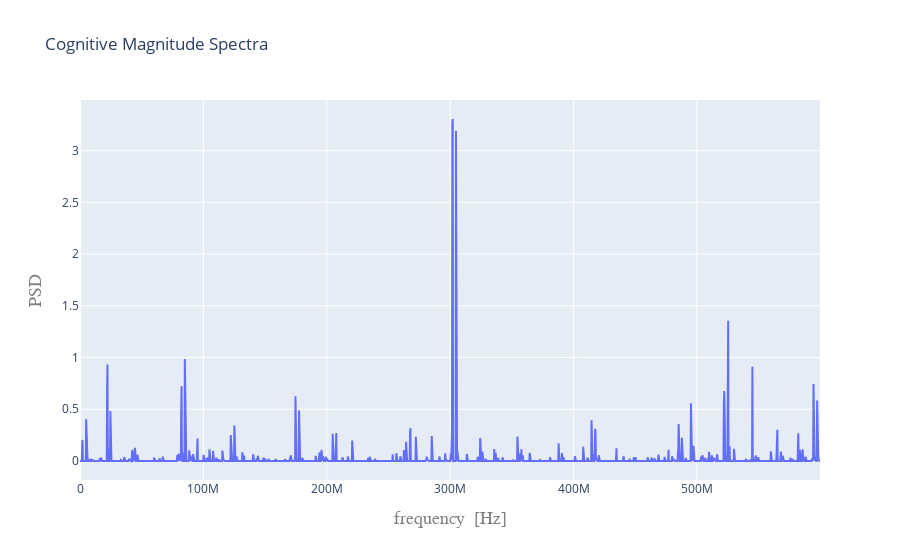
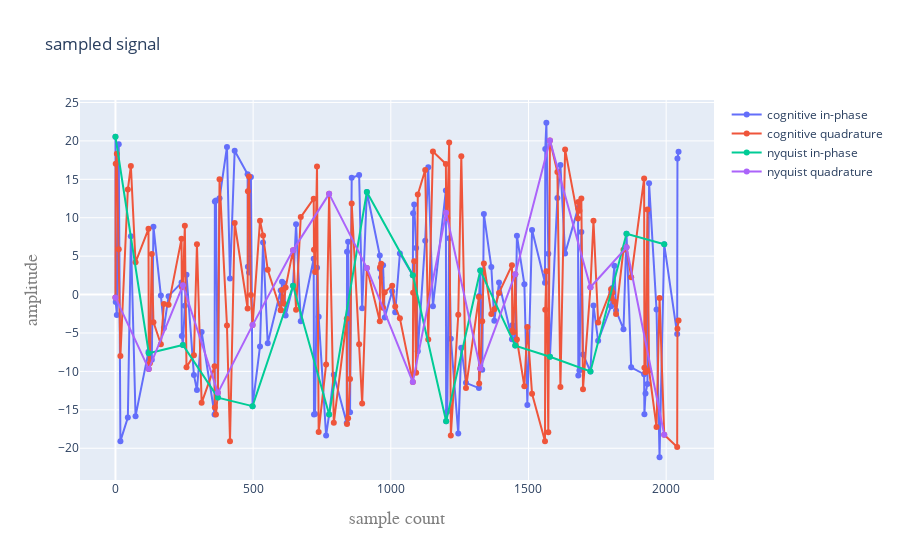

Notebook cell for these charts, in order:
### Markdown cell above
## __EXAMPLE 3: Multiple Tones __

We simulate two complex tones at 302 MHz and 305 MHz  with a signal to noise ratio (SNR) of 10 dB.  Both tones are above the Nyquist sampling criteria and result in an aliased time domain signal. Through cognitive spectral reconstruction we are able to resolve these two signals. We note here that we increased the frequency resolution, which increases the duration of the signal under test to 205 microsecond.

### Code cell
tones = zip([302e6, 305e6],[10, 10])
output = run_simulation(tones, fs=SAMPLING_FREQENCY, sr=SPATIAL_RESOLUTION, NFFT=512*4, numChannels=SPATIAL_CHANNELS)
plot_spectra(output, SAMPLING_FREQENCY, SPATIAL_RESOLUTION)
plot_sig(output, SPATIAL_CHANNELS)

### Figure 1 — Plotly figure (JSON) as saved in the notebook; plotly's stock layout.template omitted (floating-point values rounded to 4 significant figures; data arrays with more than 128 entries replaced by an {"elided": "..."} marker saying what was removed)
{"data": [{"name": "psd", "text": [], "type": "scatter", "x": {"elided": "2048 float values"}, "y": {"elided": "2048 float values"}}], "layout": {"autosize": true, "title": {"text": "Cognitive Magnitude Spectra"}, "xaxis": {"title": {"font": {"color": "#7f7f7f", "family": "Courier New, monospace", "size": 18}, "text": "frequency  [Hz]"}}, "yaxis": {"title": {"font": {"color": "#7f7f7f", "family": "Courier New, monospace", "size": 18}, "text": "PSD"}}}}

### Figure 2 — Plotly figure (JSON) as saved in the notebook; plotly's stock layout.template omitted (floating-point values rounded to 4 significant figures; data arrays with more than 128 entries replaced by an {"elided": "..."} marker saying what was removed)
{"data": [{"mode": "lines+markers", "name": "cognitive in-phase", "type": "scatter", "x": {"elided": "139 int values"}, "y": {"elided": "139 float values"}}, {"mode": "lines+markers", "name": "cognitive quadrature", "type": "scatter", "x": {"elided": "139 int values"}, "y": {"elided": "139 float values"}}, {"mode": "lines+markers", "name": "nyquist in-phase", "type": "scatter", "x": [0, 121, 245, 372, 498, 645, 776, 913, 1080, 1201, 1325, 1452, 1578, 1725, 1856, 1993], "y": [20.54, -7.627, -6.559, -13.41, -14.52, 1.147, -15.6, 13.34, 2.522, -16.49, 3.124, -6.641, -8.094, -10.01, 7.925, 6.539]}, {"mode": "lines+markers", "name": "nyquist quadrature", "type": "scatter", "x": [0, 121, 245, 372, 498, 645, 776, 913, 1080, 1201, 1325, 1452, 1578, 1725, 1856, 1993], "y": [-0.3739, -9.693, 1.208, -12.79, -3.974, 5.785, 13.11, 3.471, -11.39, 10.65, -9.609, 2.656, 20.05, 0.9572, 6.152, -18.25]}], "layout": {"autosize": true, "title": {"text": "sampled signal"}, "xaxis": {"title": {"font": {"color": "#7f7f7f", "family": "Courier New, monospace", "size": 18}, "text": "sample count"}}, "yaxis": {"title": {"font": {"color": "#7f7f7f", "family": "Courier New, monospace", "size": 18}, "text": "amplitude"}}}}
